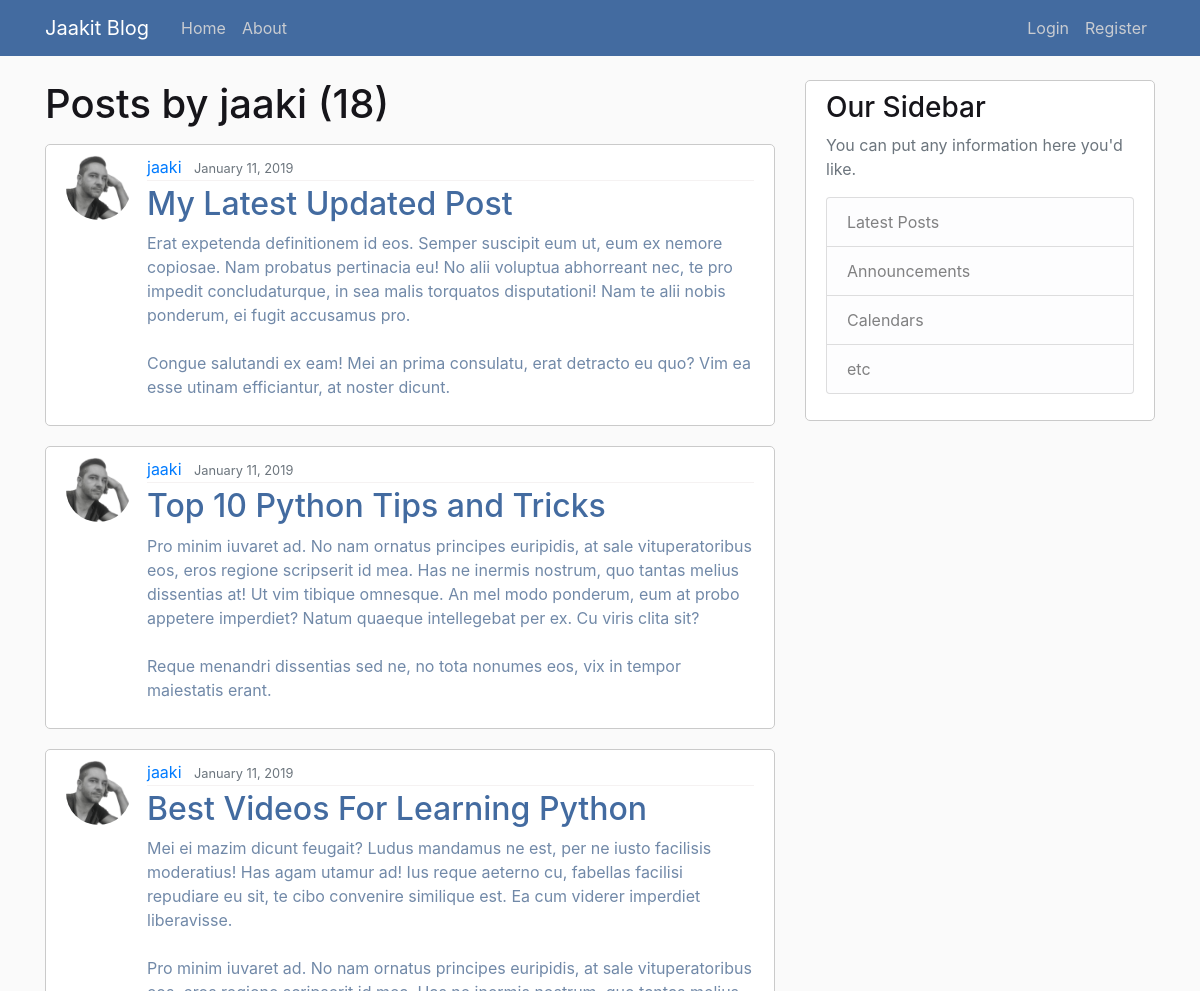
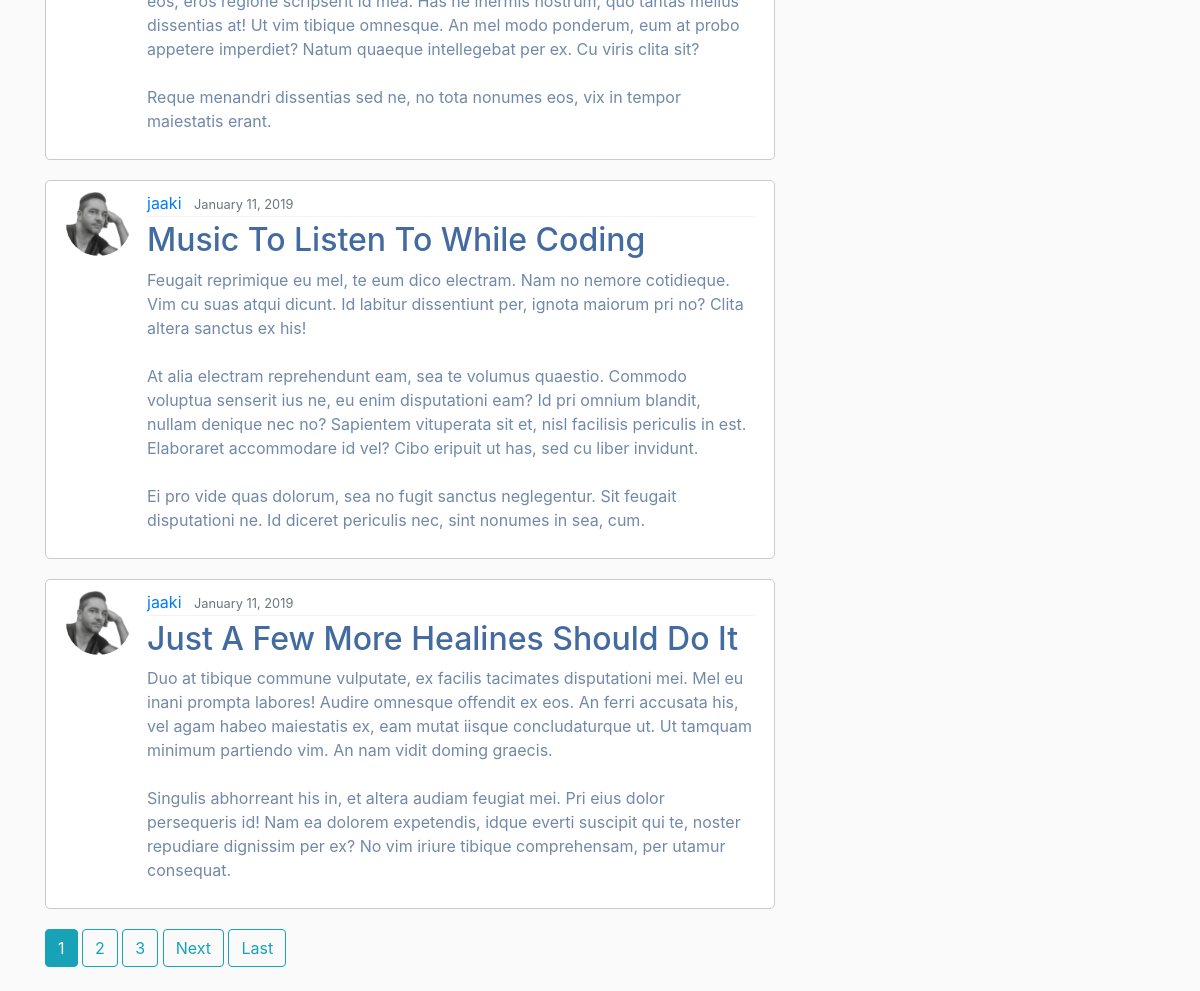
Screenshot of /user/jaaki with the database file from the repository (2 pictures, top to bottom).
### blog/models.py (models this page shows, shortened)
class Post(models.Model):
    title = models.CharField(max_length=100)
    content = models.TextField()
    date_posted = models.DateTimeField(default=timezone.now)
    author = models.ForeignKey(User, on_delete=models.CASCADE)

### users/models.py (models this page shows, shortened)
class Profile(models.Model):
    user = models.OneToOneField(User, on_delete=models.CASCADE)
    image = models.ImageField(default='default.png', upload_to='profile_pics')

### blog/views.py (the view)
# urls.py: path('user/<str:username>', UserPostListView.as_view(), name="user-posts"),
class UserPostListView(ListView):
    model = Post
    template_name = 'blog/user_posts.html'
    context_object_name = "posts"
    paginate_by = 5
    def get_queryset(self):
        user = get_object_or_404(User, username=self.kwargs.get('username'))
        return Post.objects.filter(author=user).order_by('-date_posted')

### blog/templates/blog/user_posts.html (shortened to what this page needs)
{% extends 'blog/base.html' %}
{% block content %}
    <h1 class="mb-3">Posts by {{ view.kwargs.username }} ({{ page_obj.paginator.count }})</h1>
    {% for post in posts %}
        <article class="media content-section">
        <img class="rounded-circle article-img" src="{{ post.author.profile.image.url }}">
        <div class="media-body">
            <div class="article-metadata">
            <a class="mr-2" href="{% url 'user-posts' post.author.username %}">{{ post.author }}</a>
            <small class="text-muted">{{ post.date_posted|date:"F d, Y" }}</small>
            </div>
            <h2><a class="article-title" href="{% url 'post-detail' post.id %}">{{ post.title }}</a></h2>
            <p class="article-content">{{ post.content }}</p>
        </div>
        </article>
    {% endfor %}
    {% if is_paginated %}
        {% for num in page_obj.paginator.page_range %}
            {% if page_obj.number == num %}
                <a class='btn btn-info mb-4' href="?page={{ num }}">{{ num }}</a>
            {% elif num > page_obj.number|add:'-3' and num < page_obj.number|add:'3' %}
                <a class='btn btn-outline-info mb-4' href="?page={{ num }}">{{ num }}</a>
            {% endif %}
        {% endfor %}
        {% if page_obj.has_next %}
            <a class='btn btn-outline-info mb-4' href="?page={{ page_obj.next_page_number }}">Next</a>
            <a class='btn btn-outline-info mb-4' href="?page={{ page_obj.paginator.num_pages }}">Last</a>
        {% endif %}
    {% endif %}
{% endblock content %}

### blog/static/blog/main.css (style rules this page uses)
body { background: #fafafa; color: rgb(113, 137, 168); margin-top: 5rem; }
h1, h2, h3, h4, h5, h6 { color: #16151A; }
.content-section { background: rgb(255, 255, 255); padding: 10px 20px; border: 1px solid rgb(202, 202, 202); border-radius: 5px; margin-bottom: 20px; }
.article-title { color: #436BA0; }
.article-content { white-space: pre-line; }
.article-img { height: 65px; width: 65px; margin-right: 16px; }
.article-metadata { padding-bottom: 1px; margin-bottom: 4px; border-bottom: 1px solid #F5F2F2 }

### rows the page displays
Post: author.profile.image (picture), author "jaaki", date_posted "January 11, 2019", title "My Latest Updated Post", content "Erat expetenda definitionem id eos. Semper suscipit eum ut, eum ex nemore copiosae. Nam probatus pertinacia eu! No alii voluptua abhorreant nec, te pro impedit concludaturque, in sea malis torquatos disputationi! Nam te alii nobis ponderum, ei fugit accusamus pro. Congue salutandi ex eam! Mei an prima consulatu, erat detracto eu quo? Vim ea esse utinam efficiantur, at noster dicunt."
Post: author.profile.image (picture), author "jaaki", date_posted "January 11, 2019", title "Top 10 Python Tips and Tricks", content "Pro minim iuvaret ad. No nam ornatus principes euripidis, at sale vituperatoribus eos, eros regione scripserit id mea. Has ne inermis nostrum, quo tantas melius dissentias at! Ut vim tibique omnesque. An mel modo ponderum, eum at probo appetere imperdiet? Natum quaeque intellegebat per ex. Cu viris clita sit? Reque menandri dissentias sed ne, no tota nonumes eos, vix in tempor maiestatis erant."
Post: author.profile.image (picture), author "jaaki", date_posted "January 11, 2019", title "Best Videos For Learning Python", content "Mei ei mazim dicunt feugait? Ludus mandamus ne est, per ne iusto facilisis moderatius! Has agam utamur ad! Ius reque aeterno cu, fabellas facilisi repudiare eu sit, te cibo convenire similique est. Ea cum viderer imperdiet liberavisse. Pro minim iuvaret ad. No nam ornatus principes euripidis, at sale vituperatoribus eos, eros regione scripserit id mea. Has ne inermis nostrum, quo tantas melius dissentias at! Ut vim tibique omnesque. An mel modo ponderum, eum at probo appetere imperdiet? Natum quaeque intellegebat per ex. Cu viris clita sit? Reque menandri dissentias sed ne, no tota nonumes eos, vix in tempor maiestatis erant."
Post: author.profile.image (picture), author "jaaki", date_posted "January 11, 2019", title "Music To Listen To While Coding", content "Feugait reprimique eu mel, te eum dico electram. Nam no nemore cotidieque. Vim cu suas atqui dicunt. Id labitur dissentiunt per, ignota maiorum pri no? Clita altera sanctus ex his! At alia electram reprehendunt eam, sea te volumus quaestio. Commodo voluptua senserit ius ne, eu enim disputationi eam? Id pri omnium blandit, nullam denique nec no? Sapientem vituperata sit et, nisl facilisis periculis in est. Elaboraret accommodare id vel? Cibo eripuit ut has, sed cu liber invidunt. Ei pro vide quas dolorum, sea no fugit sanctus neglegentur. Sit feugait disputationi ne. Id diceret periculis nec, sint nonumes in sea, cum."
Post: author.profile.image (picture), author "jaaki", date_posted "January 11, 2019", title "Just A Few More Healines Should Do It", content "Duo at tibique commune vulputate, ex facilis tacimates disputationi mei. Mel eu inani prompta labores! Audire omnesque offendit ex eos. An ferri accusata his, vel agam habeo maiestatis ex, eam mutat iisque concludaturque ut. Ut tamquam minimum partiendo vim. An nam vidit doming graecis. Singulis abhorreant his in, et altera audiam feugiat mei. Pri eius dolor persequeris id! Nam ea dolorem expetendis, idque everti suscipit qui te, noster repudiare dignissim per ex? No vim iriure tibique comprehensam, per utamur consequat."

### other values shown
{{ view.kwargs.username }} "jaaki"
{{ page_obj.paginator.count }} "18"
{{ num }} "1"
{{ num }} "2" "3"
